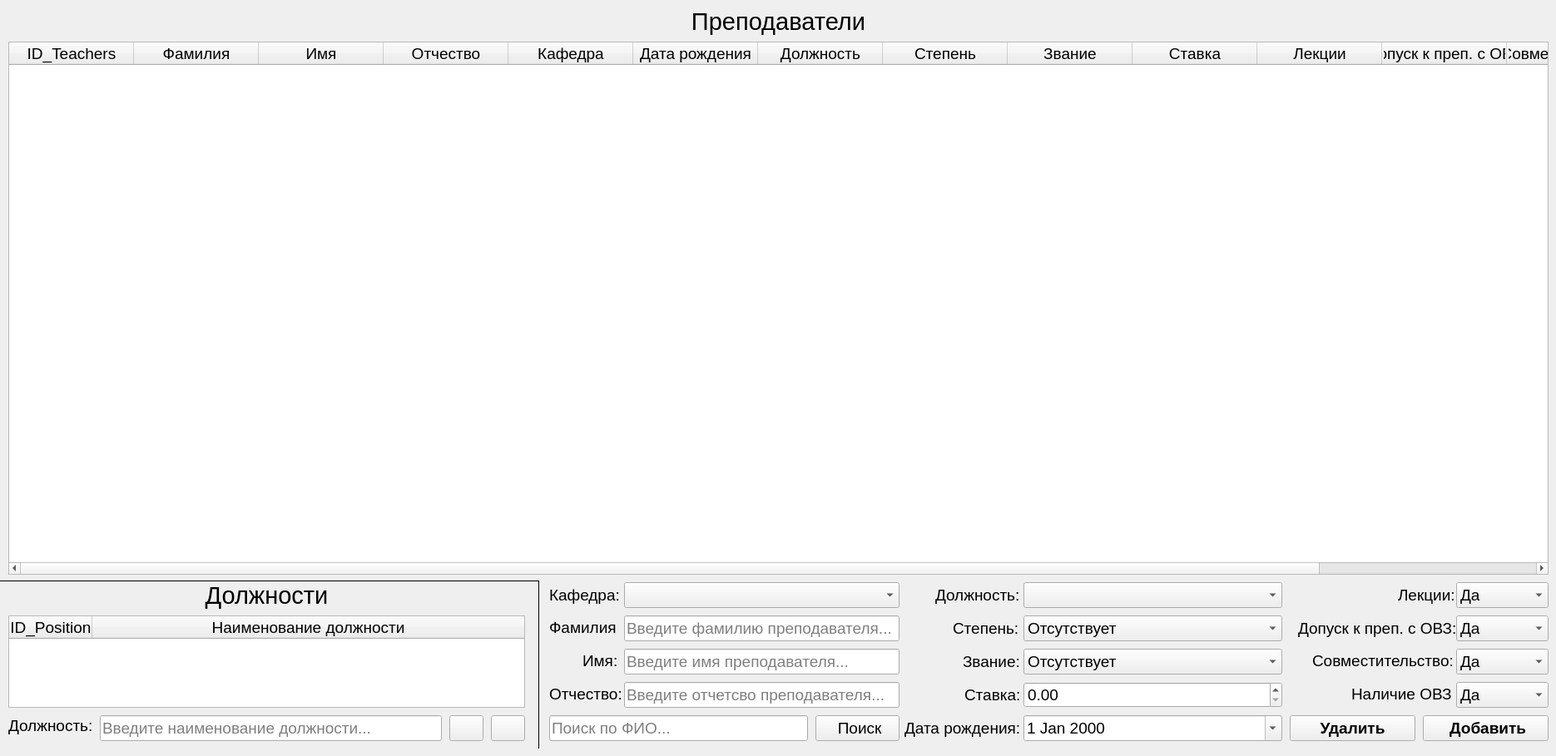
    <widget class="QWidget" name="page_8">
     <widget class="QLabel" name="label_57">
      <property name="geometry">
       <rect>
        <x>1124</x>
        <y>700</y>
        <width>101</width>
        <height>31</height>
       </rect>
      </property>
      <property name="font">
       <font>
        <family>Arial</family>
        <pointsize>14</pointsize>
       </font>
      </property>
      <property name="text">
       <string>Должность:</string>
      </property>
     </widget>
     <widget class="QLineEdit" name="Teachers_Name1">
      <property name="geometry">
       <rect>
        <x>750</x>
        <y>740</y>
        <width>331</width>
        <height>31</height>
       </rect>
      </property>
      <property name="font">
       <font>
        <family>Arial</family>
        <pointsize>14</pointsize>
       </font>
      </property>
      <property name="placeholderText">
       <string>Введите фамилию преподавателя...</string>
      </property>
     </widget>
     <widget class="QComboBox" name="Teachers_comboBox_teach_inv">
      <property name="geometry">
       <rect>
        <x>1750</x>
        <y>740</y>
        <width>111</width>
        <height>31</height>
       </rect>
      </property>
      <property name="font">
       <font>
        <family>Arial</family>
        <pointsize>14</pointsize>
       </font>
      </property>
      <item>
       <property name="text">
        <string>Да</string>
       </property>
      </item>
      <item>
       <property name="text">
        <string>Нет</string>
       </property>
      </item>
     </widget>
     <widget class="QLabel" name="label_66">
      <property name="geometry">
       <rect>
        <x>1624</x>
        <y>824</y>
        <width>121</width>
        <height>21</height>
       </rect>
      </property>
      <property name="font">
       <font>
        <family>Arial</family>
        <pointsize>14</pointsize>
       </font>
      </property>
      <property name="text">
       <string>Наличие ОВЗ:</string>
      </property>
     </widget>
     <widget class="QLabel" name="label_58">
      <property name="geometry">
       <rect>
        <x>1159</x>
        <y>820</y>
        <width>71</width>
        <height>31</height>
       </rect>
      </property>
      <property name="font">
       <font>
        <family>Arial</family>
        <pointsize>14</pointsize>
       </font>
      </property>
      <property name="text">
       <string>Ставка:</string>
      </property>
     </widget>
     <widget class="QLabel" name="label_64">
      <property name="geometry">
       <rect>
        <x>1577</x>
        <y>779</y>
        <width>171</width>
        <height>31</height>
       </rect>
      </property>
      <property name="font">
       <font>
        <family>Arial</family>
        <pointsize>14</pointsize>
       </font>
      </property>
      <property name="text">
       <string>Совместительство:</string>
      </property>
     </widget>
     <widget class="QLabel" name="label_65">
      <property name="geometry">
       <rect>
        <x>1560</x>
        <y>745</y>
        <width>191</width>
        <height>21</height>
       </rect>
      </property>
      <property name="font">
       <font>
        <family>Arial</family>
        <pointsize>14</pointsize>
       </font>
      </property>
      <property name="text">
       <string>Допуск к преп. с ОВЗ:</string>
      </property>
     </widget>
     <widget class="QLabel" name="label_63">
      <property name="geometry">
       <rect>
        <x>1680</x>
        <y>700</y>
        <width>71</width>
        <height>31</height>
       </rect>
      </property>
      <property name="font">
       <font>
        <family>Arial</family>
        <pointsize>14</pointsize>
       </font>
      </property>
      <property name="text">
       <string>Лекции:</string>
      </property>
     </widget>
     <widget class="QLineEdit" name="Teachers_search_line">
      <property name="enabled">
       <bool>true</bool>
      </property>
      <property name="geometry">
       <rect>
        <x>660</x>
        <y>860</y>
        <width>311</width>
        <height>31</height>
       </rect>
      </property>
      <property name="font">
       <font>
        <family>Arial</family>
        <pointsize>14</pointsize>
       </font>
      </property>
      <property name="placeholderText">
       <string>Поиск по ФИО...</string>
      </property>
     </widget>
     <widget class="QLabel" name="label_11">
      <property name="geometry">
       <rect>
        <x>660</x>
        <y>739</y>
        <width>81</width>
        <height>31</height>
       </rect>
      </property>
      <property name="font">
       <font>
        <family>Arial</family>
        <pointsize>14</pointsize>
       </font>
      </property>
      <property name="text">
       <string>Фамилия:</string>
      </property>
     </widget>
     <widget class="QComboBox" name="Teachers_comboBox_department">
      <property name="geometry">
       <rect>
        <x>750</x>
        <y>700</y>
        <width>331</width>
        <height>31</height>
       </rect>
      </property>
      <property name="font">
       <font>
        <family>Arial</family>
        <pointsize>14</pointsize>
       </font>
      </property>
     </widget>
     <widget class="QTableWidget" name="Teachers_Table">
      <property name="geometry">
       <rect>
        <x>10</x>
        <y>50</y>
        <width>1851</width>
        <height>641</height>
       </rect>
      </property>
      <property name="font">
       <font>
        <family>Arial</family>
        <pointsize>14</pointsize>
       </font>
      </property>
      <property name="editTriggers">
       <set>QAbstractItemView::NoEditTriggers</set>
      </property>
      <property name="selectionMode">
       <enum>QAbstractItemView::SingleSelection</enum>
      </property>
      <property name="selectionBehavior">
       <enum>QAbstractItemView::SelectRows</enum>
      </property>
      <property name="sortingEnabled">
       <bool>true</bool>
      </property>
      <attribute name="horizontalHeaderCascadingSectionResizes">
       <bool>true</bool>
      </attribute>
      <attribute name="horizontalHeaderDefaultSectionSize">
       <number>150</number>
      </attribute>
      <attribute name="horizontalHeaderShowSortIndicator" stdset="0">
       <bool>true</bool>
      </attribute>
      <attribute name="horizontalHeaderStretchLastSection">
       <bool>true</bool>
      </attribute>
      <column>
       <property name="text">
        <string>ID_Teachers</string>
       </property>
      </column>
      <column>
       <property name="text">
        <string>Фамилия</string>
       </property>
      </column>
      <column>
       <property name="text">
        <string>Имя</string>
       </property>
      </column>
      <column>
       <property name="text">
        <string>Отчество</string>
       </property>
      </column>
      <column>
       <property name="text">
        <string>Кафедра</string>
       </property>
      </column>
      <column>
       <property name="text">
        <string>Дата рождения</string>
       </property>
      </column>
      <column>
       <property name="text">
        <string>Должность</string>
       </property>
      </column>
      <column>
       <property name="text">
        <string>Степень</string>
       </property>
      </column>
      <column>
       <property name="text">
        <string>Звание</string>
       </property>
      </column>
      <column>
       <property name="text">
        <string>Ставка</string>
       </property>
      </column>
      <column>
       <property name="text">
        <string>Лекции</string>
       </property>
      </column>
      <column>
       <property name="text">
        <string>Допуск к преп. с ОВЗ</string>
       </property>
      </column>
      <column>
       <property name="text">
        <string>Совместительство</string>
       </property>
      </column>
      <column>
       <property name="text">
        <string>Наличие ОВЗ</string>
       </property>
      </column>
     </widget>
     <widget class="QComboBox" name="Teachers_comboBox_inv">
      <property name="geometry">
       <rect>
        <x>1750</x>
        <y>820</y>
        <width>111</width>
        <height>31</height>
       </rect>
      </property>
      <property name="font">
       <font>
        <family>Arial</family>
        <pointsize>14</pointsize>
       </font>
      </property>
      <item>
       <property name="text">
        <string>Да</string>
       </property>
      </item>
      <item>
       <property name="text">
        <string>Нет</string>
       </property>
      </item>
     </widget>
     <widget class="QLabel" name="label_2">
      <property name="geometry">
       <rect>
        <x>660</x>
        <y>700</y>
        <width>91</width>
        <height>31</height>
       </rect>
      </property>
      <property name="font">
       <font>
        <family>Arial</family>
        <pointsize>14</pointsize>
       </font>
      </property>
      <property name="text">
       <string>Кафедра:</string>
      </property>
     </widget>
     <widget class="QDoubleSpinBox" name="Teachers_Stavka">
      <property name="geometry">
       <rect>
        <x>1230</x>
        <y>820</y>
        <width>311</width>
        <height>31</height>
       </rect>
      </property>
      <property name="font">
       <font>
        <family>Arial</family>
        <pointsize>14</pointsize>
       </font>
      </property>
      <property name="maximum">
       <double>1.000000000000000</double>
      </property>
      <property name="singleStep">
       <double>0.100000000000000</double>
      </property>
     </widget>
     <widget class="QPushButton" name="Teachers_search">
      <property name="enabled">
       <bool>true</bool>
      </property>
      <property name="geometry">
       <rect>
        <x>980</x>
        <y>860</y>
        <width>101</width>
        <height>31</height>
       </rect>
      </property>
      <property name="font">
       <font>
        <family>Arial</family>
        <pointsize>14</pointsize>
       </font>
      </property>
      <property name="text">
       <string> Поиск</string>
      </property>
      <property name="icon">
       <iconset>
        <normaloff>../Diplom/icons/magnifier_icon-icons.com_67993.png</normaloff>../Diplom/icons/magnifier_icon-icons.com_67993.png</iconset>
      </property>
     </widget>
     <widget class="QPushButton" name="Teachers_add">
      <property name="geometry">
       <rect>
        <x>1710</x>
        <y>860</y>
        <width>151</width>
        <height>31</height>
       </rect>
      </property>
      <property name="font">
       <font>
        <family>Arial</family>
        <pointsize>14</pointsize>
        <weight>75</weight>
        <bold>true</bold>
       </font>
      </property>
      <property name="text">
       <string> Добавить</string>
      </property>
      <property name="icon">
       <iconset resource="resours.qrc">
        <normaloff>:/New/icons/plus (2).png</normaloff>:/New/icons/plus (2).png</iconset>
      </property>
      <property name="iconSize">
       <size>
        <width>20</width>
        <height>20</height>
       </size>
      </property>
     </widget>
     <widget class="QLineEdit" name="Teachers_Name2">
      <property name="geometry">
       <rect>
        <x>750</x>
        <y>780</y>
        <width>331</width>
        <height>31</height>
       </rect>
      </property>
      <property name="font">
       <font>
        <family>Arial</family>
        <pointsize>14</pointsize>
       </font>
      </property>
      <property name="placeholderText">
       <string>Введите имя преподавателя...</string>
      </property>
     </widget>
     <widget class="QComboBox" name="Teachers_comboBox_lec">
      <property name="geometry">
       <rect>
        <x>1750</x>
        <y>700</y>
        <width>111</width>
        <height>31</height>
       </rect>
      </property>
      <property name="font">
       <font>
        <family>Arial</family>
        <pointsize>14</pointsize>
       </font>
      </property>
      <item>
       <property name="text">
        <string>Да</string>
       </property>
      </item>
      <item>
       <property name="text">
        <string>Нет</string>
       </property>
      </item>
     </widget>
     <widget class="QLabel" name="label_78">
      <property name="geometry">
       <rect>
        <x>700</x>
        <y>779</y>
        <width>41</width>
        <height>31</height>
       </rect>
      </property>
      <property name="font">
       <font>
        <family>Arial</family>
        <pointsize>14</pointsize>
       </font>
      </property>
      <property name="text">
       <string>Имя:</string>
      </property>
     </widget>
     <widget class="QLabel" name="label_79">
      <property name="geometry">
       <rect>
        <x>660</x>
        <y>819</y>
        <width>91</width>
        <height>31</height>
       </rect>
      </property>
      <property name="font">
       <font>
        <family>Arial</family>
        <pointsize>14</pointsize>
       </font>
      </property>
      <property name="text">
       <string>Отчество:</string>
      </property>
     </widget>
     <widget class="QComboBox" name="Teachers_comboBox_sovm">
      <property name="geometry">
       <rect>
        <x>1750</x>
        <y>780</y>
        <width>111</width>
        <height>31</height>
       </rect>
      </property>
      <property name="font">
       <font>
        <family>Arial</family>
        <pointsize>14</pointsize>
       </font>
      </property>
      <item>
       <property name="text">
        <string>Да</string>
       </property>
      </item>
      <item>
       <property name="text">
        <string>Нет</string>
       </property>
      </item>
     </widget>
     <widget class="QPushButton" name="Teachers_delete">
      <property name="geometry">
       <rect>
        <x>1550</x>
        <y>860</y>
        <width>151</width>
        <height>31</height>
       </rect>
      </property>
      <property name="font">
       <font>
        <family>Arial</family>
        <pointsize>14</pointsize>
        <weight>75</weight>
        <bold>true</bold>
       </font>
      </property>
      <property name="text">
       <string>Удалить</string>
      </property>
      <property name="icon">
       <iconset resource="resours.qrc">
        <normaloff>:/New/icons/delete (1).png</normaloff>:/New/icons/delete (1).png</iconset>
      </property>
      <property name="iconSize">
       <size>
        <width>20</width>
        <height>20</height>
       </size>
      </property>
     </widget>
     <widget class="QComboBox" name="Teachers_comboBox_position">
      <property name="geometry">
       <rect>
        <x>1230</x>
        <y>700</y>
        <width>311</width>
        <height>31</height>
       </rect>
      </property>
      <property name="font">
       <font>
        <family>Arial</family>
        <pointsize>14</pointsize>
       </font>
      </property>
     </widget>
     <widget class="QLineEdit" name="Teachers_Name3">
      <property name="geometry">
       <rect>
        <x>750</x>
        <y>820</y>
        <width>331</width>
        <height>31</height>
       </rect>
      </property>
      <property name="font">
       <font>
        <family>Arial</family>
        <pointsize>14</pointsize>
       </font>
      </property>
      <property name="placeholderText">
       <string>Введите отчетсво преподавателя...</string>
      </property>
     </widget>
     <widget class="QComboBox" name="Teachers_comboBox_level">
      <property name="geometry">
       <rect>
        <x>1230</x>
        <y>740</y>
        <width>311</width>
        <height>31</height>
       </rect>
      </property>
      <property name="font">
       <font>
        <family>Arial</family>
        <pointsize>14</pointsize>
       </font>
      </property>
      <item>
       <property name="text">
        <string>Отсутствует</string>
       </property>
      </item>
      <item>
       <property name="text">
        <string>Кандидат наук</string>
       </property>
      </item>
      <item>
       <property name="text">
        <string>Доктор наук</string>
       </property>
      </item>
     </widget>
     <widget class="QLabel" name="label_70">
      <property name="geometry">
       <rect>
        <x>1145</x>
        <y>745</y>
        <width>81</width>
        <height>21</height>
       </rect>
      </property>
      <property name="font">
       <font>
        <family>Arial</family>
        <pointsize>14</pointsize>
       </font>
      </property>
      <property name="text">
       <string>Степень:</string>
      </property>
     </widget>
     <widget class="QLabel" name="label_71">
      <property name="geometry">
       <rect>
        <x>1157</x>
        <y>785</y>
        <width>71</width>
        <height>21</height>
       </rect>
      </property>
      <property name="font">
       <font>
        <family>Arial</family>
        <pointsize>14</pointsize>
       </font>
      </property>
      <property name="text">
       <string>Звание:</string>
      </property>
     </widget>
     <widget class="QComboBox" name="Teachers_comboBox_level_2">
      <property name="geometry">
       <rect>
        <x>1230</x>
        <y>780</y>
        <width>311</width>
        <height>31</height>
       </rect>
      </property>
      <property name="font">
       <font>
        <family>Arial</family>
        <pointsize>14</pointsize>
       </font>
      </property>
      <item>
       <property name="text">
        <string>Отсутствует</string>
       </property>
      </item>
      <item>
       <property name="text">
        <string>Младший научный сотрудник</string>
       </property>
      </item>
      <item>
       <property name="text">
        <string>Доцент</string>
       </property>
      </item>
      <item>
       <property name="text">
        <string>Профессор</string>
       </property>
      </item>
      <item>
       <property name="text">
        <string>Член-корреспондент академии наук</string>
       </property>
      </item>
      <item>
       <property name="text">
        <string>Действительный член академии наук</string>
       </property>
      </item>
     </widget>
     <widget class="QLabel" name="label_56">
      <property name="geometry">
       <rect>
        <x>30</x>
        <y>0</y>
        <width>1811</width>
        <height>51</height>
       </rect>
      </property>
      <property name="font">
       <font>
        <family>Arial</family>
        <pointsize>22</pointsize>
       </font>
      </property>
      <property name="frameShape">
       <enum>QFrame::NoFrame</enum>
      </property>
      <property name="text">
       <string>Преподаватели</string>
      </property>
      <property name="alignment">
       <set>Qt::AlignCenter</set>
      </property>
     </widget>
     <widget class="QLabel" name="label_45">
      <property name="geometry">
       <rect>
        <x>10</x>
        <y>857</y>
        <width>111</width>
        <height>31</height>
       </rect>
      </property>
      <property name="font">
       <font>
        <family>Arial</family>
        <pointsize>14</pointsize>
       </font>
      </property>
      <property name="text">
       <string>Должность:</string>
      </property>
     </widget>
     <widget class="QPushButton" name="Position_add">
      <property name="geometry">
       <rect>
        <x>590</x>
        <y>860</y>
        <width>41</width>
        <height>31</height>
       </rect>
      </property>
      <property name="font">
       <font>
        <family>Arial</family>
        <pointsize>14</pointsize>
        <weight>75</weight>
        <bold>true</bold>
       </font>
      </property>
      <property name="text">
       <string/>
      </property>
      <property name="icon">
       <iconset resource="resours.qrc">
        <normaloff>:/New/icons/plus (2).png</normaloff>:/New/icons/plus (2).png</iconset>
      </property>
      <property name="iconSize">
       <size>
        <width>20</width>
        <height>20</height>
       </size>
      </property>
     </widget>
     <widget class="QLineEdit" name="lineEdit_position">
      <property name="geometry">
       <rect>
        <x>120</x>
        <y>860</y>
        <width>411</width>
        <height>31</height>
       </rect>
      </property>
      <property name="font">
       <font>
        <family>Arial</family>
        <pointsize>14</pointsize>
       </font>
      </property>
      <property name="placeholderText">
       <string>Введите наименование должности...</string>
      </property>
     </widget>
     <widget class="QPushButton" name="Position_delete">
      <property name="geometry">
       <rect>
        <x>540</x>
        <y>860</y>
        <width>41</width>
        <height>31</height>
       </rect>
      </property>
      <property name="font">
       <font>
        <family>Arial</family>
        <pointsize>14</pointsize>
        <weight>75</weight>
        <bold>true</bold>
       </font>
      </property>
      <property name="text">
       <string/>
      </property>
      <property name="icon">
       <iconset resource="resours.qrc">
        <normaloff>:/New/icons/delete (1).png</normaloff>:/New/icons/delete (1).png</iconset>
      </property>
      <property name="iconSize">
       <size>
        <width>20</width>
        <height>20</height>
       </size>
      </property>
     </widget>
     <widget class="QLabel" name="label_53">
      <property name="geometry">
       <rect>
        <x>10</x>
        <y>690</y>
        <width>621</width>
        <height>51</height>
       </rect>
      </property>
      <property name="font">
       <font>
        <family>Arial</family>
        <pointsize>22</pointsize>
       </font>
      </property>
      <property name="frameShape">
       <enum>QFrame::NoFrame</enum>
      </property>
      <property name="text">
       <string>Должности</string>
      </property>
      <property name="alignment">
       <set>Qt::AlignCenter</set>
      </property>
     </widget>
     <widget class="QTableWidget" name="Position_Table">
      <property name="geometry">
       <rect>
        <x>10</x>
        <y>740</y>
        <width>621</width>
        <height>111</height>
       </rect>
      </property>
      <property name="font">
       <font>
        <family>Arial</family>
        <pointsize>14</pointsize>
       </font>
      </property>
      <property name="editTriggers">
       <set>QAbstractItemView::NoEditTriggers</set>
      </property>
      <property name="selectionMode">
       <enum>QAbstractItemView::SingleSelection</enum>
      </property>
      <property name="selectionBehavior">
       <enum>QAbstractItemView::SelectRows</enum>
      </property>
      <property name="sortingEnabled">
       <bool>true</bool>
      </property>
      <attribute name="horizontalHeaderCascadingSectionResizes">
       <bool>true</bool>
      </attribute>
      <attribute name="horizontalHeaderShowSortIndicator" stdset="0">
       <bool>true</bool>
      </attribute>
      <attribute name="horizontalHeaderStretchLastSection">
       <bool>true</bool>
      </attribute>
      <column>
       <property name="text">
        <string>ID_Position</string>
       </property>
      </column>
      <column>
       <property name="text">
        <string>Наименование должности</string>
       </property>
      </column>
     </widget>
     <widget class="Line" name="line_16">
      <property name="geometry">
       <rect>
        <x>637</x>
        <y>699</y>
        <width>20</width>
        <height>201</height>
       </rect>
      </property>
      <property name="font">
       <font>
        <pointsize>8</pointsize>
       </font>
      </property>
      <property name="frameShadow">
       <enum>QFrame::Plain</enum>
      </property>
      <property name="lineWidth">
       <number>1</number>
      </property>
      <property name="midLineWidth">
       <number>2</number>
      </property>
      <property name="orientation">
       <enum>Qt::Vertical</enum>
      </property>
     </widget>
     <widget class="Line" name="line_17">
      <property name="geometry">
       <rect>
        <x>0</x>
        <y>690</y>
        <width>648</width>
        <height>16</height>
       </rect>
      </property>
      <property name="frameShadow">
       <enum>QFrame::Plain</enum>
      </property>
      <property name="lineWidth">
       <number>1</number>
      </property>
      <property name="midLineWidth">
       <number>2</number>
      </property>
      <property name="orientation">
       <enum>Qt::Horizontal</enum>
      </property>
     </widget>
     <widget class="QDateEdit" name="dateEdit_birthday">
      <property name="geometry">
       <rect>
        <x>1230</x>
        <y>860</y>
        <width>311</width>
        <height>31</height>
       </rect>
      </property>
      <property name="font">
       <font>
        <family>Arial</family>
        <pointsize>14</pointsize>
       </font>
      </property>
      <property name="calendarPopup">
       <bool>true</bool>
      </property>
     </widget>
     <widget class="QLabel" name="label_91">
      <property name="geometry">
       <rect>
        <x>1087</x>
        <y>860</y>
        <width>141</width>
        <height>31</height>
       </rect>
      </property>
      <property name="font">
       <font>
        <family>Arial</family>
        <pointsize>14</pointsize>
       </font>
      </property>
      <property name="text">
       <string>Дата рождения:</string>
      </property>
     </widget>
    </widget>
